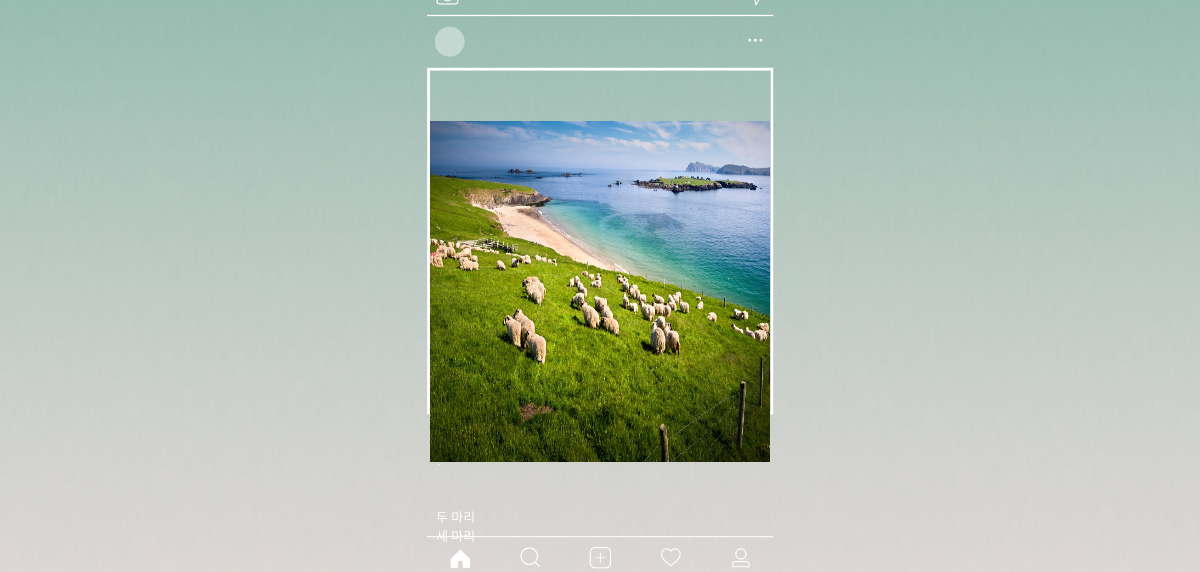
Screenshot of /blog/9 with the database file from the repository.
### loginapp/models.py (models this page shows, shortened)
class Blog(models.Model):
    title = models.CharField(max_length = 200)
    image = models.ImageField(upload_to = 'images/')
    pub_date = models.DateField('date published')
    body = models.TextField()

### loginapp/views.py (the view)
# urls.py: path('<int:blog_id>', views.detail, name="detail"),
def detail(request, blog_id):
    details = get_object_or_404(Blog, pk = blog_id)
    return render(request, 'detail.html', {'detail':details})

### loginapp/templates/detail.html (shortened to what this page needs)
{% load static %}
<!DOCTYPE html>
<html lang="ko">
<head>
    <link href="{% static 'css/detail.css' %}" type="text/css" rel="stylesheet">
</head>
<body>
    <img src="{{detail.image.url}}">
    <p>{{detail.body|linebreaksbr}}</p>
</body>
</html>

### loginapp/static/css/detail.css (style rules this page uses)
body { background: url(../frame_negative.png), url(../gra.jpg); background-size: 600px, cover; background-position: center; background-repeat: no-repeat; }
img { margin: auto; padding-top: 7.09rem; width: 21.3rem; height: 21.3rem; display: block; }
p { margin: auto; display: block; width: 21.3rem; margin-top: 2.8rem; padding-left: 0.8rem; color: white; font-family: 'NEXON Lv1 Gothic OTF Light'; font-size: 13px; }

### rows the page displays
Blog: image (picture), body "두 마리 세 마리"
